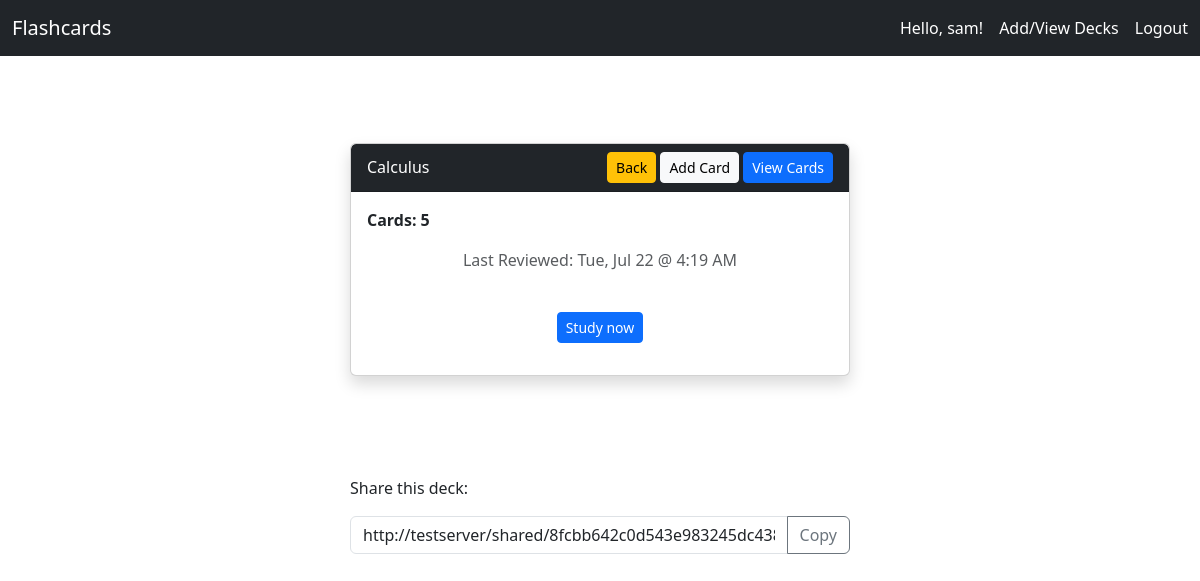
The app's page /viewDeck/1/ (signed in) with its own data.
### flashcards/models.py (models this page shows, shortened)
class User(AbstractUser):
    pass

class Deck(models.Model):
    name = models.CharField(max_length=100)
    description = models.TextField(blank=True)
    owner = models.ForeignKey(User, on_delete=models.CASCADE, related_name='decks')
    share_token = models.CharField(max_length=100, unique=True, default=uuid.uuid4)
    created_on = models.DateTimeField(auto_now_add=True)
    last_reviewed = models.DateTimeField(null=True, blank=True)
    def get_share_url(self):
        return reverse('shared_deck_view', args=[self.share_token])

### flashcards/views.py (the view)
# urls.py: path('viewDeck/<int:deck_id>/', views.viewDeck, name='viewDeck'),
@login_required
def viewDeck(request, deck_id):
    deck = get_object_or_404(Deck, id=deck_id, owner=request.user)
    cards = Card.objects.filter(deck=deck)
    share_url = request.build_absolute_uri(deck.get_share_url())
    return render(request, 'flashcards/deck.html', {
        "deck": deck,
        "cards": cards,
        "share_url": share_url,
    })

### flashcards/templates/flashcards/deck.html (shortened to what this page needs)
{% extends 'flashcards/layout.html' %}
{% load tz %}
{% block content %}
<div class="d-flex justify-content-center align-items-center min-vh-100" style="margin-top: -100px;">
  <div style="width: 100%; max-width: 500px;">
    <div class="card shadow rounded" style="max-height: 80vh; overflow-y: auto;">
      <div class="card-header bg-dark text-white d-flex justify-content-between align-items-center">
        <span>{{ deck.name }}</span>
        <div>
          <a href="{% url 'index' %}" class="btn btn-sm btn-warning">Back</a>
          <a href="{% url 'addCard' deck.id %}" class="btn btn-sm btn-light">Add Card</a>
          <a href="{% url 'viewCards' deck.id %}" class="btn btn-sm btn-primary">View Cards</a>
        </div>
      </div>
      <div class="card-body">
        {% if cards %}
          <p><strong>Cards: {{ cards.count }}</strong></p>
          <p style="text-align: center;" class="text-muted">Last Reviewed: {{ deck.last_reviewed|localtime|date:"D, M j @ g:i A"}}</p>
          <br>
          <div class="text-center">
            <a href="{% url 'studyDeck' deck.id %}" class="btn btn-sm btn-primary mb-3">Study now</a>
          </div>
        {% else %}
          <p class="text-muted">No cards in this deck yet.</p>
        {% endif %}
      </div>
    </div>
    <div style="margin-top: 100px;">
      <p>Share this deck:</p>
      <div class="input-group mb-3">
        <input id="shareLink" type="text" class="form-control" readonly value="{{ share_url }}">
        <button class="btn btn-outline-secondary" type="button" onclick="copyShareLink()">Copy</button>
      </div>
    </div>
  </div>
</div>
{% endblock %}

### flashcards/templates/flashcards/layout.html (shortened to what this page needs)
{% load static %}
<!DOCTYPE html>
<html lang="en">
    <head>
        <link href="https://cdn.jsdelivr.net/npm/bootstrap@5.3.3/dist/css/bootstrap.min.css" rel="stylesheet">
        <link href="https://cdn.jsdelivr.net/npm/bootstrap-icons/font/bootstrap-icons.css" rel="stylesheet">
        <link rel="stylesheet" href="{% static 'flashcards/css/styles.css' %}">
    </head>
    <body>
        <nav class="navbar navbar-dark bg-dark w-100 px-0 mx-0">
            <div class="container-fluid">
              <a class="navbar-brand" href="{% url 'index' %}">Flashcards</a>
              <ul class="navbar-nav ms-auto flex-row gap-3 align-items-center">
                {% if user.is_authenticated %}
                  <li class="nav-item text-white">Hello, {{ user.username }}!</li>
                  <li class="nav-item">
                    <a class="nav-link text-white" href="{% url 'viewDecks' %}">Add/View Decks</a>
                  </li>
                  <li class="nav-item">
                    <a class="nav-link text-white" href="{% url 'logout' %}">Logout</a>
                  </li>
                {% endif %}
              </ul>
            </div>
          </nav>
        {% block content %}
        {% endblock %}
    </body>
</html>

### records on screen
User: username "sam"
Deck: name "Calculus", last_reviewed "Tue, Jul 22 @ 4:19 AM"

### other values on screen
{{ cards.count }} "5"
